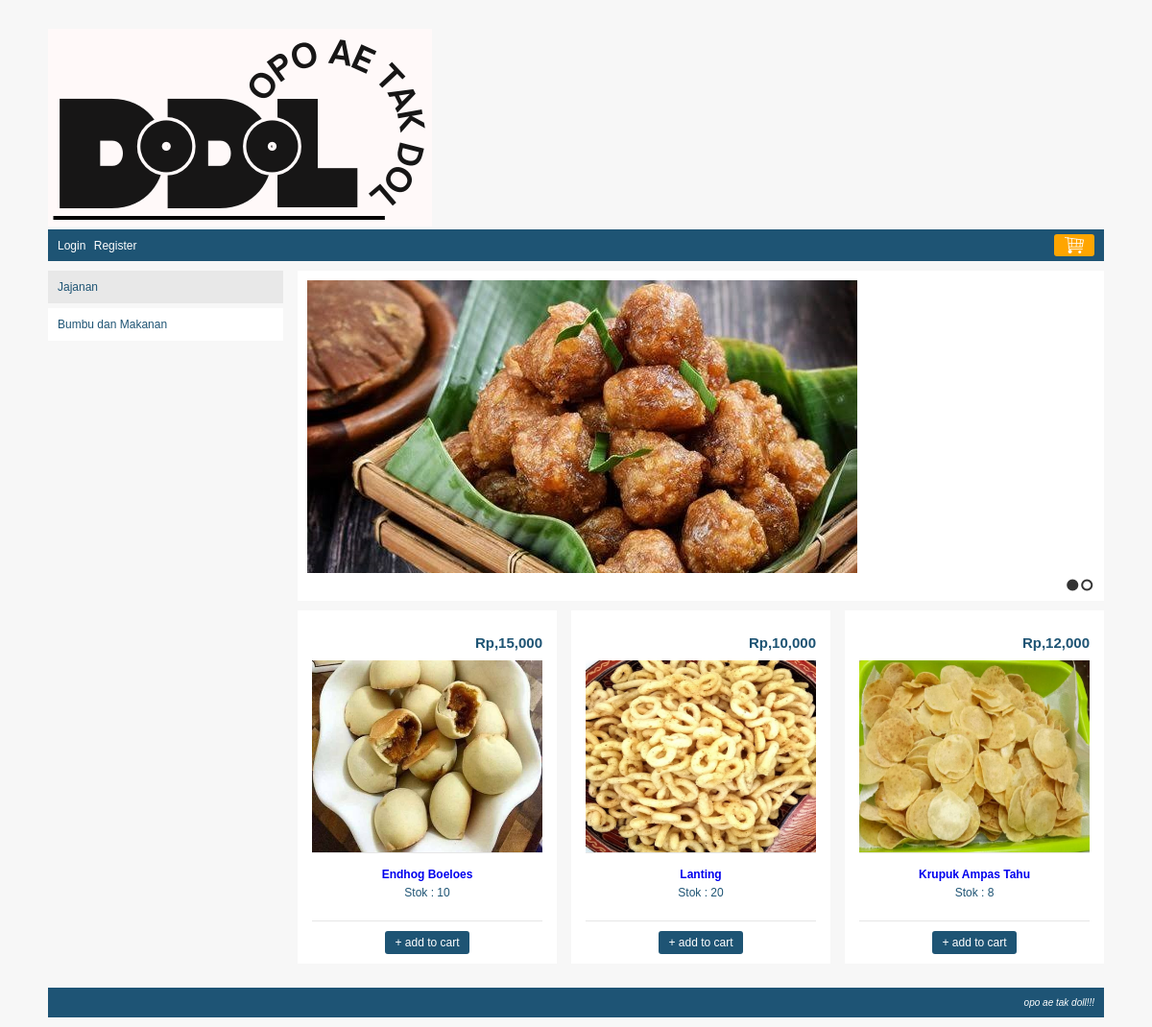
Page /index.php?kategori_id=1 on the committed database.
### tables this page shows
CREATE TABLE `kategori` (
  `kategori_id` int(10) NOT NULL,
  `kategori` varchar(150) NOT NULL,
  `status` enum('off','on') NOT NULL
);

CREATE TABLE `banner` (
  `banner_id` int(10) NOT NULL,
  `banner` varchar(100) NOT NULL,
  `gambar` varchar(150) NOT NULL,
  `link` varchar(500) NOT NULL,
  `status` enum('on','off') NOT NULL
);

CREATE TABLE `barang` (
  `barang_id` int(10) NOT NULL,
  `kategori_id` int(10) NOT NULL,
  `nama_barang` varchar(250) NOT NULL,
  `deskripsi` text NOT NULL,
  `gambar` varchar(300) NOT NULL,
  `harga` int(10) NOT NULL,
  `stok` tinyint(4) NOT NULL,
  `status` enum('on','off') NOT NULL
);

### main.php (the view)
<div id="kiri">
	<?php
		echo kategori($kategori_id);
	?>
</div>
<div id="kanan">
    <div id="slides">
		<?php
			$queryBanner = mysqli_query($koneksi, "SELECT * FROM banner WHERE status='on' ORDER BY banner_id DESC LIMIT 3");
			while($rowBanner=mysqli_fetch_assoc($queryBanner)){
				echo "<a href='".BASE_URL."$rowBanner[link]'><img src='".BASE_URL."images/slide/$rowBanner[gambar]' /></a>";
			}
		?>
	</div>
	<div id="frame-barang">
		<ul>
			<?php
				if($kategori_id){
					$query = mysqli_query($koneksi, "SELECT * FROM barang WHERE status='on' AND kategori_id='$kategori_id' ORDER BY rand() DESC LIMIT 9");
				}else{
					$query = mysqli_query($koneksi, "SELECT * FROM barang WHERE status='on' ORDER BY rand() DESC LIMIT 9");
				}
				$no=1;
				while($row=mysqli_fetch_assoc($query)){
					$style=false;
					if($no == 3){
						$style="style='margin-right:0px'";
						$no=0;
					}
					echo "<li $style>
							<p class='price'>".rupiah($row['harga'])."</p>
							<a href='".BASE_URL."index.php?page=detail&barang_id=$row[barang_id]'>
								<img class='img-list' src='".BASE_URL."images/barang/$row[gambar]' width='200' height='200' />
							</a>
							<div class='keterangan-gambar'>
								<p><a href='".BASE_URL."index.php?page=detail&barang_id=$row[barang_id]'>$row[nama_barang]</a></p>
								<span>Stok : $row[stok]</span>
							</div>
							<div class='button-add-cart'>
								<a href='".BASE_URL."tambah_keranjang.php?barang_id=$row[barang_id]'>+ add to cart</a>
							</div>";
					$no++;
				}
			?>
		</ul>
	</div>
</div>

### index.php (shortened to what this page needs)
<?php
	include_once("css/function/koneksi.php");
	include_once("css/function/helper.php");
	$page = isset($_GET['page']) ? $_GET['page'] : false;
	$kategori_id = isset($_GET['kategori_id']) ? $_GET['kategori_id'] : false;
	$user_id = isset($_SESSION['user_id']) ? $_SESSION['user_id'] : false;
	$nama = isset($_SESSION['nama']) ? $_SESSION['nama'] : false;
?>
<!DOCTYPE html>
<html>
	<head>
		<link href="<?php echo BASE_URL."css/style.css"; ?>" type="text/css" rel="stylesheet" />
		<link href="<?php echo BASE_URL."css/banner.css"; ?>" type="text/css" rel="stylesheet" />
	</head>
	<body>
		<div id="container">
			<div id="header">
				<a href="<?php echo BASE_URL."index.php"; ?>">
					<img src="<?php echo BASE_URL."images/logo.png"; ?>" />
				</a>
				<div id="menu">
					<div id="user">
						<?php
							if($user_id){
								echo "Hi <b>$nama</b>,
									  <a href='".BASE_URL."index.php?page=my_profile&module=pesanan&action=list'>My Profile</a>
									  <a href='".BASE_URL."logout.php'>Logout</a>";
							}else{
								echo "<a href='".BASE_URL."index.php?page=login'>Login</a>
									 <a href='".BASE_URL."index.php?page=register'>Register</a>";
							}
						?>
					</div>
					<a href="<?php echo BASE_URL."index.php?page=keranjang"; ?>" id="button-keranjang">
						<img src="<?php echo BASE_URL."images/cart.png"; ?>" />
					</a>
				</div>
			</div>
			<div id="content">
				<?php
					$filename = "$page.php";
					if(file_exists($filename)){
						include_once($filename);
					}else{
						include_once("main.php");
					}
				?>
			</div>
			<div id="footer">
				<p>opo ae tak doll!!!</p>
			</div>
		</div>
	</body>
</html>

### css/function/helper.php (shortened to what this page needs)
<?php
	function rupiah($nilai = 0){
		$string = "Rp," . number_format($nilai);
		return $string;
	}
	function kategori($kategori_id = false){
		global $koneksi;
		$string = "<div id='menu-kategori'>";
			$string .= "<ul>";
					$query = mysqli_query($koneksi, "SELECT * FROM kategori WHERE status='on'");
					while($row=mysqli_fetch_assoc($query)){
						if($kategori_id == $row['kategori_id']){
							$string .= "<li><a href='".BASE_URL."index.php?kategori_id=$row[kategori_id]' class='active'>$row[kategori]</a></li>";
						}else{
							$string .= "<li><a href='".BASE_URL."index.php?kategori_id=$row[kategori_id]'>$row[kategori]</a></li>";
						}
					}
			$string .= "</ul>";
		$string .= "</div>";
		return $string;
	}

### css/style.css (style rules this page uses)
body { font-family: arial; font-size: 12px; color: #1e5474; background: #f7f7f7; margin: 0px; }
#container { width: 1100px; height: auto; margin: 0px auto; padding: 10px; }
#container #header { margin-top: 20px; }
#container #header #menu { background: #1e5474; padding: 5px 10px; overflow: hidden; }
#container #header #menu #user { float: left; color: white; }
#container #header #menu #user a { color: white; padding-right: 5px; margin-top: 5px; display: inline-block; text-decoration: none; }
#container #header #menu #button-keranjang { float: right; background: orange; padding: 2px 10px; border-radius: 3px; text-decoration: none; }
#container #header #menu #button-keranjang img { vertical-align: bottom; }
#container #footer { background: #1e5475; padding: 10px; }
#container #footer p { color: white; text-align: right; font-size: 10px; font-style: italic; margin: 0px; }
#container #content { padding: 10px 0px; overflow: hidden; }
#kiri { width: 245px; height: auto; float: left; }
#menu-kategori ul { list-style: none; margin: 0px; padding: 0px; }
#menu-kategori ul li { margin-bottom: 5px; }
#menu-kategori ul li a { display: block; padding: 10px; background: white; color: #1e5474; text-decoration: none; }
#menu-kategori ul li a:hover, #menu-kategori ul li a.active { background: #e8e8e8; }
#kanan { width: 840px; margin-left: 15px; height: auto; float: left; }
#kanan #frame-barang ul { list-style: none; margin: 0px; padding: 0px; overflow: hidden; }
#kanan #frame-barang ul li { width: 240px; background: white; padding: 10px 15px; margin-bottom: 15px; margin-right: 15px; float: left; }
#kanan #frame-barang ul li .price { font-size: 15px; font-weight: bold; text-align: right; margin-bottom: 10px; }
#kanan #frame-barang ul li a img { display: block; width: 240px; }
#kanan #frame-barang ul li .keterangan-gambar { border-top: 1px solid #e6e6e6; border-bottom: 1px solid #e6e6e6; padding: 10px 0px; height: 50px; }
#kanan #frame-barang ul li .keterangan-gambar p { text-align: center; margin: 5px 0px; }
#kanan #frame-barang ul li .keterangan-gambar p a { font-weight: bold; text-decoration: none; }
#kanan #frame-barang ul li .keterangan-gambar span { display: block; text-align: center; }
#kanan #frame-barang ul li .button-add-cart { text-align: center; }
#kanan #frame-barang ul li .button-add-cart a { background: #1e5474; color: white; text-decoration: none; padding: 5px 10px; display: inline-block; margin-top: 10px; border-radius: 3px; }

### css/banner.css (style rules this page uses)
#slides { display: none; background:white; padding:10px; margin-bottom:10px; }
#slides a:link, #slides a:visited { color: #333 }

### rows in the picture
kategori: kategori "Jajanan"
kategori: kategori "Bumbu dan Makanan"
banner: gambar (picture)
barang: harga "Rp,15,000", gambar (picture), nama_barang "Endhog Boeloes", stok "10"
barang: harga "Rp,10,000", gambar (picture), nama_barang "Lanting", stok "20"
barang: harga "Rp,12,000", gambar (picture), nama_barang "Krupuk Ampas Tahu", stok "8"
